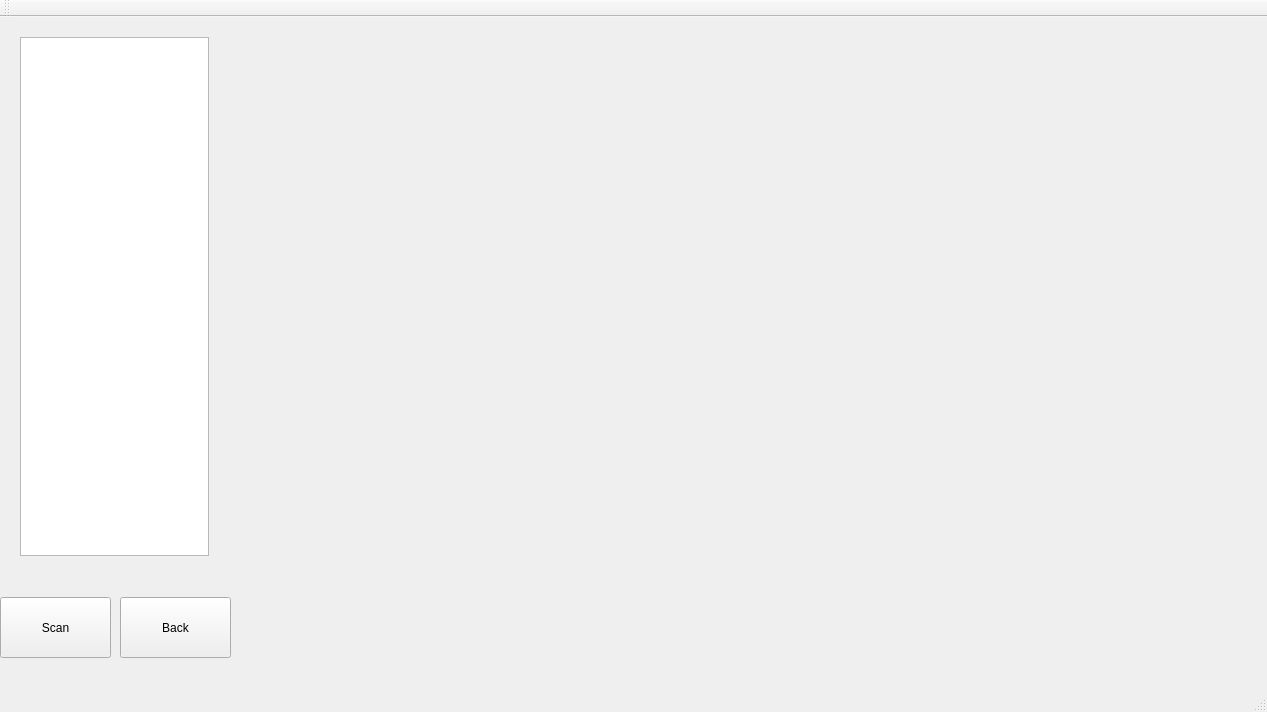
<?xml version="1.0" encoding="UTF-8"?>
<ui version="4.0">
 <class>MainWindow</class>
 <widget class="QMainWindow" name="MainWindow">
  <property name="geometry">
   <rect>
    <x>0</x>
    <y>0</y>
    <width>1267</width>
    <height>712</height>
   </rect>
  </property>
  <property name="windowTitle">
   <string>MainWindow</string>
  </property>
  <widget class="QWidget" name="centralWidget">
   <widget class="QWidget" name="horizontalLayoutWidget">
    <property name="geometry">
     <rect>
      <x>240</x>
      <y>0</y>
      <width>831</width>
      <height>551</height>
     </rect>
    </property>
    <layout class="QHBoxLayout" name="horizontalLayout"/>
   </widget>
   <widget class="QPushButton" name="pushButton">
    <property name="geometry">
     <rect>
      <x>0</x>
      <y>580</y>
      <width>111</width>
      <height>61</height>
     </rect>
    </property>
    <property name="text">
     <string>Scan</string>
    </property>
   </widget>
   <widget class="QPushButton" name="pushButton_2">
    <property name="geometry">
     <rect>
      <x>120</x>
      <y>580</y>
      <width>111</width>
      <height>61</height>
     </rect>
    </property>
    <property name="text">
     <string>Back</string>
    </property>
   </widget>
   <widget class="QWidget" name="horizontalLayoutWidget_2">
    <property name="geometry">
     <rect>
      <x>9</x>
      <y>9</y>
      <width>211</width>
      <height>541</height>
     </rect>
    </property>
    <layout class="QHBoxLayout" name="horizontalLayout_3">
     <item>
      <widget class="QListWidget" name="listWidget"/>
     </item>
    </layout>
   </widget>
  </widget>
  <widget class="QMenuBar" name="menuBar">
   <property name="geometry">
    <rect>
     <x>0</x>
     <y>0</y>
     <width>1267</width>
     <height>22</height>
    </rect>
   </property>
  </widget>
  <widget class="QToolBar" name="mainToolBar">
   <attribute name="toolBarArea">
    <enum>TopToolBarArea</enum>
   </attribute>
   <attribute name="toolBarBreak">
    <bool>false</bool>
   </attribute>
  </widget>
  <widget class="QStatusBar" name="statusBar"/>
 </widget>
 <layoutdefault spacing="6" margin="11"/>
 <resources/>
 <connections/>
</ui>
